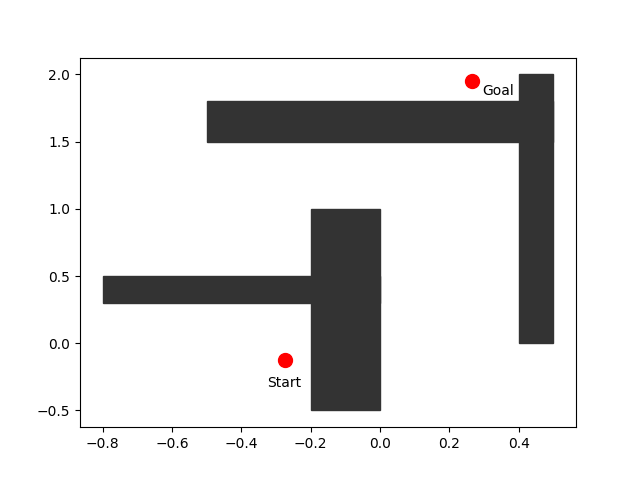

Python code for this plot:
#!/usr/bin/env python
from mpl_toolkits.mplot3d import Axes3D, art3d
import matplotlib.pyplot as plt
import matplotlib.patches as patches
import sys
from math import sin, cos

# Draw some obstacles
def plotObstacles(ax):
    # Environment1
    ax.scatter(-0.275, -0.123, color='red', s=100, label='Start')
    ax.scatter(0.266, 1.95, color='red', s=100, label='Goal')
    ax.text(-0.275, -0.123 - 0.2, "Start", horizontalalignment='center')
    ax.text(0.34, 1.95 - 0.1, "Goal", horizontalalignment='center')

    ax.add_patch(patches.Polygon([(-0.5,1.8),(-0.5,1.5),(0.5,1.5),(0.5,1.8)], fill=True, color='0.20'))
    ax.add_patch(patches.Polygon([(-0.2,1.0),(-0.2,-0.5),(0,-0.5),(0,1.0)], fill=True, color='0.20'))
    ax.add_patch(patches.Polygon([(-0.8,0.5),(-0.8,0.3),(0,0.3),(0,0.5)], fill=True, color='0.20'))
    ax.add_patch(patches.Polygon([(0.5,0.0),(0.5,2.0),(0.4,2.0),(0.4,0.0)], fill=True, color='0.20'))

# Plot only the obstacles, no paths
def plotR2(path):
    fig = plt.figure()
    ax = fig.gca()

    plotObstacles(ax)  # Plot obstacles only, no path

    plt.show()

def plotSE2(path):
    fig = plt.figure()
    ax = fig.gca()

    plotObstacles(ax)  # Plot obstacles only, no path

    plt.axis([-2, 2, -2, 2])
    plt.show()

def plotWeird(path):
    fig = plt.figure()
    ax = fig.gca()

    # Translate configuration space path into SE(2) path
    path = [[cos(p[1]) * p[0] - 2, sin(p[1]) * p[0] - 2, p[1]] for p in path]

    plotObstacles(ax)  # Plot obstacles only, no path

    plt.show()

# Read the cspace definition and the path from filename
def readPath(filename):
    lines = [line.rstrip() for line in open(filename) if len(line.rstrip()) > 0]

    if len(lines) == 0:
        print("That file's empty!")
        sys.exit(1)

    cspace = lines[0].strip()
    if (cspace != 'R2' and cspace != 'SE2' and cspace!= 'Weird'):
        print("Unknown C-space Identifier:" + cspace)
        sys.exit(1)

    data = [[float(x) for x in line.split(' ')] for line in lines[1:]]
    return cspace, data

if __name__ == '__main__':
    if len(sys.argv) > 1:
        filename = sys.argv[1]
    else:
        filename = 'path2.txt'

    cspace, path = readPath(filename)

    if cspace == 'R2':
        plotR2(path)
    elif cspace == 'SE2':
        plotSE2(path)
    elif cspace == 'Weird':
        plotWeird(path)
